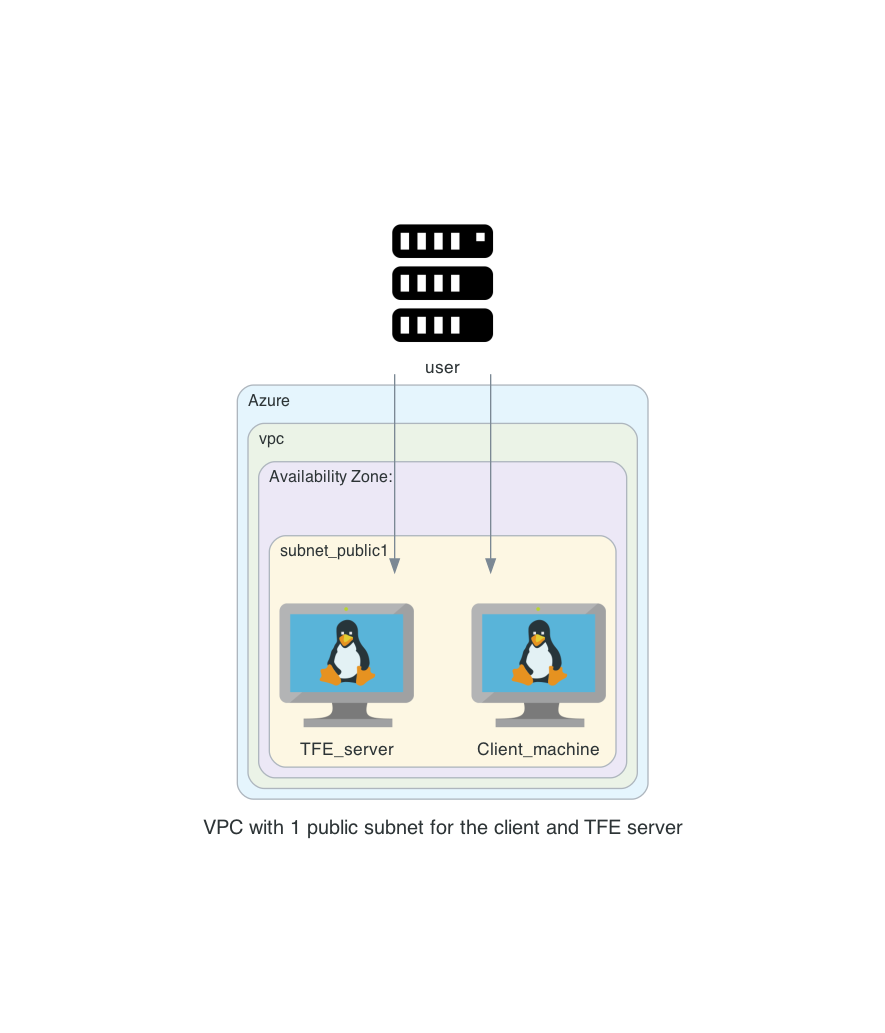

Write the Python code that produced this figure.
from diagrams import Cluster, Diagram
from diagrams.onprem.compute import Server


from diagrams.azure.compute import VMLinux
from diagrams.azure.database import DatabaseForPostgresqlServers
from diagrams.azure.storage import BlobStorage



# Variables
title = "VPC with 1 public subnet for the client and TFE server"
outformat = "png"
filename = "diagram_tfe_fdo_azure_mounted_disk"
direction = "TB"


with Diagram(
    name=title,
    direction=direction,
    filename=filename,
    outformat=outformat,
) as diag:
    # Non Clustered
    user = Server("user")

    # Cluster 
    with Cluster("Azure"):
        with Cluster("vpc"):
    
            with Cluster("Availability Zone: \n\n  "):
                # Subcluster 
                with Cluster("subnet_public1"):
                    ec2_client_machine = VMLinux("Client_machine")
                    ec2_tfe_server = VMLinux("TFE_server")
               
    # Diagram

    user >> [ec2_tfe_server,
             ec2_client_machine]
   
diag
